Frame 1 (no input): blank canvas, image omitted
Frame 60 (the mouse pressed at the canvas centre just before this capture): blank canvas, image omitted
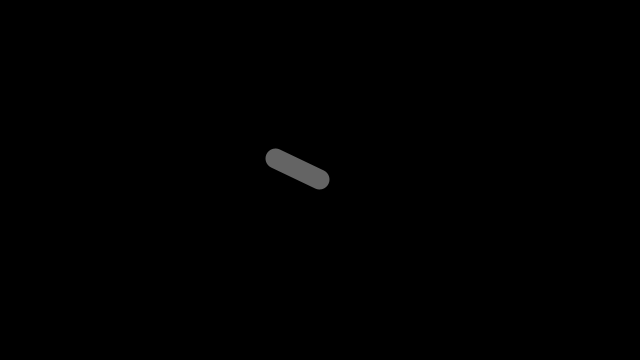
Frame 120 (the mouse held since frame 60 and released just before this capture)

The Processing sketch whose frames 1 and 60 were blank and that drew this single picture after the mouse press (run headless with seeded random() and noise(); from frame 60 on, the mouse is pressed at the canvas centre):

// Processing sketch: Class1
// ── Class1.pde
/*

 Pt-BR: 
 Apresentar, alterar e discutir um dos exemplos disponíveis em
 http://processing.org/examples, relacionando-o ao conteúdo
 exposto no documentário “Hello World! Processing”
 
 En-US:
 Present, change and discuss an available examples in
 http://processing.org/examples, relating it to content
 Exposed in the documentary "Hello world! In processing"
 
 Base:
 https://processing.org/examples/follow2.html
 
 */

// START CONFIGURATION
final float LENGTH        = 50;
final int   COUNT_LIMIT   = 10;
final float STROKE_WEIGHT = 20.0;
final color STROKE_COLOR  = color(255,100);

Segment segment[];
int     currentCount  = 1;

void setup() {
  size(640, 360);
  strokeWeight(STROKE_WEIGHT);
  stroke(STROKE_COLOR);
  
  segment = new Segment[COUNT_LIMIT];           // Start array of Segments
  segment[0] = new Segment(null, LENGTH); // Initialize the first segment.
}

void mouseWheel(MouseEvent event) {
  int temp = (event.getCount()>0)?-1:1; // If scroll-down, set temp to -1. Else, set to 1.
  
  if(temp==1 && currentCount<COUNT_LIMIT){ // Create new segment and update currentCount
    segment[currentCount] = new Segment(segment[currentCount-1], LENGTH);
    currentCount += temp;
  } else if(temp == -1 && currentCount>1){ // Remove last segment and update currentCount
    segment[currentCount-1] = null;
    currentCount += temp;
  }
}

void draw() {
  background(0);
  
  segment[0].draw(mouseX, mouseY); // Draw first segment in mouse coord
  for(int i=1; i<currentCount; i++){ // Draw the rest
    segment[i].draw();
  }
}
// ── Segment.pde
/*
Class that store every segment presets.

Constructor: (forward, segLenght)
  forward can be null. But, if it is null, the draw() will not work. (see: Segment.draw() )
  segLenght is the "segment length".
  
draw: (x,y)
  draws the segment in x,y position. For this method, the 'forward' constructor's parameter can be null.
  
draw:
  Uses the 'forward' constructor's parameter do set x,y to draw this segment. If forward is null, does nothing.
*/

class Segment {
  private float x, y, segLength;
  private Segment forward;
  
  public Segment(Segment forward, float segLength){
    this.forward = forward;
    this.segLength = segLength;
  }
  
  public void draw(float x, float y) {
    float dx = x - this.x;
    float dy = y - this.y;
    float angle = atan2(dy, dx);  
    this.x = x - cos(angle) * this.segLength;
    this.y = y - sin(angle) * this.segLength;
    segment(this.x, this.y, angle);
  }
  public void draw() {
    if(this.forward!=null) draw(this.forward.x, this.forward.y);
  }

  private void segment(float x, float y, float a) {
    pushMatrix();
    translate(x, y);
    rotate(a);
    line(0, 0, segLength, 0);
    popMatrix();
  }
};
